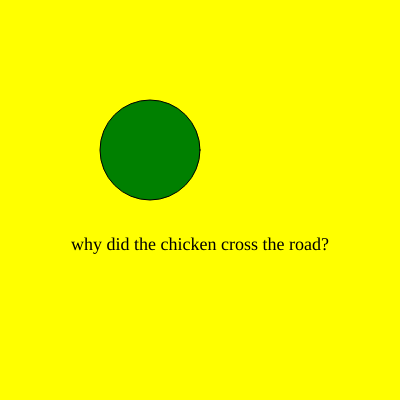
Frame 1 (no input)
Frame 60 (no input): identical to frame 1, image omitted
Frame 120 (the mouse pressed at the canvas centre since frame 60): identical to frame 1, image omitted

The p5.js sketch that drew this single still picture (run headless with seeded random() and noise() and a simulated clock; from frame 60 on, the mouse is pressed at the canvas centre):

// p5.js sketch
// ── sketch.js
let state = 0;

function setup() {
  createCanvas(400, 400);
  textAlign(CENTER);
  //rectMode(CENTER);
  textSize(18);
  textFont("Georgia");
}

function draw() {
  background(100);

  switch (state) {

    case 0:
      background("yellow") ;
      fill('black');
      text("why did the chicken cross the road?", width/2, 250);
      break;

    case 1:
      background('blue');
      fill('white');
      text("it didn't. were you expecting something else?", width/2, 250);
      break;

  }

  fill('green');
  ellipseMode(CORNER);
  ellipse(100, 100, 100, 100);
}

function mouseReleased() {
  if((mouseX > 100) && (mouseX < 200) && (mouseY > 100) && (mouseY < 200)){
  state= (state + 1) % 2;
}
}
